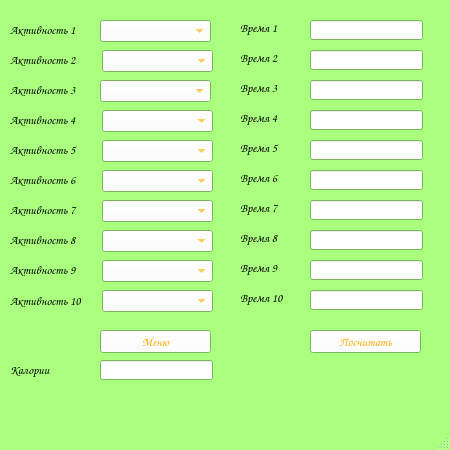
<?xml version="1.0" encoding="UTF-8"?>
<ui version="4.0">
 <class>BurnedcalorieWindow</class>
 <widget class="QMainWindow" name="BurnedcalorieWindow">
  <property name="geometry">
   <rect>
    <x>0</x>
    <y>0</y>
    <width>450</width>
    <height>450</height>
   </rect>
  </property>
  <property name="palette">
   <palette>
    <active>
     <colorrole role="WindowText">
      <brush brushstyle="SolidPattern">
       <color alpha="255">
        <red>0</red>
        <green>0</green>
        <blue>0</blue>
       </color>
      </brush>
     </colorrole>
     <colorrole role="Button">
      <brush brushstyle="SolidPattern">
       <color alpha="255">
        <red>255</red>
        <green>255</green>
        <blue>255</blue>
       </color>
      </brush>
     </colorrole>
     <colorrole role="Dark">
      <brush brushstyle="SolidPattern">
       <color alpha="255">
        <red>170</red>
        <green>255</green>
        <blue>127</blue>
       </color>
      </brush>
     </colorrole>
     <colorrole role="Text">
      <brush brushstyle="SolidPattern">
       <color alpha="255">
        <red>0</red>
        <green>0</green>
        <blue>0</blue>
       </color>
      </brush>
     </colorrole>
     <colorrole role="ButtonText">
      <brush brushstyle="SolidPattern">
       <color alpha="255">
        <red>255</red>
        <green>170</green>
        <blue>0</blue>
       </color>
      </brush>
     </colorrole>
     <colorrole role="Base">
      <brush brushstyle="SolidPattern">
       <color alpha="255">
        <red>255</red>
        <green>255</green>
        <blue>255</blue>
       </color>
      </brush>
     </colorrole>
     <colorrole role="Window">
      <brush brushstyle="SolidPattern">
       <color alpha="255">
        <red>170</red>
        <green>255</green>
        <blue>127</blue>
       </color>
      </brush>
     </colorrole>
    </active>
    <inactive>
     <colorrole role="WindowText">
      <brush brushstyle="SolidPattern">
       <color alpha="255">
        <red>0</red>
        <green>0</green>
        <blue>0</blue>
       </color>
      </brush>
     </colorrole>
     <colorrole role="Button">
      <brush brushstyle="SolidPattern">
       <color alpha="255">
        <red>255</red>
        <green>255</green>
        <blue>255</blue>
       </color>
      </brush>
     </colorrole>
     <colorrole role="Dark">
      <brush brushstyle="SolidPattern">
       <color alpha="255">
        <red>170</red>
        <green>255</green>
        <blue>127</blue>
       </color>
      </brush>
     </colorrole>
     <colorrole role="Text">
      <brush brushstyle="SolidPattern">
       <color alpha="255">
        <red>0</red>
        <green>0</green>
        <blue>0</blue>
       </color>
      </brush>
     </colorrole>
     <colorrole role="ButtonText">
      <brush brushstyle="SolidPattern">
       <color alpha="255">
        <red>255</red>
        <green>170</green>
        <blue>0</blue>
       </color>
      </brush>
     </colorrole>
     <colorrole role="Base">
      <brush brushstyle="SolidPattern">
       <color alpha="255">
        <red>255</red>
        <green>255</green>
        <blue>255</blue>
       </color>
      </brush>
     </colorrole>
     <colorrole role="Window">
      <brush brushstyle="SolidPattern">
       <color alpha="255">
        <red>170</red>
        <green>255</green>
        <blue>127</blue>
       </color>
      </brush>
     </colorrole>
    </inactive>
    <disabled>
     <colorrole role="WindowText">
      <brush brushstyle="SolidPattern">
       <color alpha="255">
        <red>170</red>
        <green>255</green>
        <blue>127</blue>
       </color>
      </brush>
     </colorrole>
     <colorrole role="Button">
      <brush brushstyle="SolidPattern">
       <color alpha="255">
        <red>255</red>
        <green>255</green>
        <blue>255</blue>
       </color>
      </brush>
     </colorrole>
     <colorrole role="Dark">
      <brush brushstyle="SolidPattern">
       <color alpha="255">
        <red>170</red>
        <green>255</green>
        <blue>127</blue>
       </color>
      </brush>
     </colorrole>
     <colorrole role="Text">
      <brush brushstyle="SolidPattern">
       <color alpha="255">
        <red>170</red>
        <green>255</green>
        <blue>127</blue>
       </color>
      </brush>
     </colorrole>
     <colorrole role="ButtonText">
      <brush brushstyle="SolidPattern">
       <color alpha="255">
        <red>170</red>
        <green>255</green>
        <blue>127</blue>
       </color>
      </brush>
     </colorrole>
     <colorrole role="Base">
      <brush brushstyle="SolidPattern">
       <color alpha="255">
        <red>170</red>
        <green>255</green>
        <blue>127</blue>
       </color>
      </brush>
     </colorrole>
     <colorrole role="Window">
      <brush brushstyle="SolidPattern">
       <color alpha="255">
        <red>170</red>
        <green>255</green>
        <blue>127</blue>
       </color>
      </brush>
     </colorrole>
    </disabled>
   </palette>
  </property>
  <property name="font">
   <font>
    <family>Comic Sans MS</family>
   </font>
  </property>
  <property name="cursor">
   <cursorShape>UpArrowCursor</cursorShape>
  </property>
  <property name="windowTitle">
   <string>СЧЕТЧИК КАЛОРИЙ</string>
  </property>
  <property name="windowIcon">
   <iconset>
    <normaloff>images/carrotico.ico</normaloff>images/carrotico.ico</iconset>
  </property>
  <widget class="QWidget" name="centralwidget">
   <widget class="QPushButton" name="returnmenu">
    <property name="geometry">
     <rect>
      <x>100</x>
      <y>330</y>
      <width>111</width>
      <height>23</height>
     </rect>
    </property>
    <property name="text">
     <string>Меню</string>
    </property>
   </widget>
   <widget class="QPushButton" name="burnedcounter">
    <property name="geometry">
     <rect>
      <x>310</x>
      <y>330</y>
      <width>111</width>
      <height>23</height>
     </rect>
    </property>
    <property name="text">
     <string>Посчитать</string>
    </property>
   </widget>
   <widget class="QLabel" name="activity1label">
    <property name="geometry">
     <rect>
      <x>10</x>
      <y>20</y>
      <width>91</width>
      <height>20</height>
     </rect>
    </property>
    <property name="text">
     <string>Активность 1</string>
    </property>
   </widget>
   <widget class="QLabel" name="activity2label">
    <property name="geometry">
     <rect>
      <x>10</x>
      <y>50</y>
      <width>91</width>
      <height>20</height>
     </rect>
    </property>
    <property name="text">
     <string>Активность 2</string>
    </property>
   </widget>
   <widget class="QLabel" name="activity3label">
    <property name="geometry">
     <rect>
      <x>10</x>
      <y>80</y>
      <width>91</width>
      <height>20</height>
     </rect>
    </property>
    <property name="text">
     <string>Активность 3</string>
    </property>
   </widget>
   <widget class="QLabel" name="activity4label">
    <property name="geometry">
     <rect>
      <x>10</x>
      <y>110</y>
      <width>91</width>
      <height>20</height>
     </rect>
    </property>
    <property name="text">
     <string>Активность 4</string>
    </property>
   </widget>
   <widget class="QLabel" name="activity5label">
    <property name="geometry">
     <rect>
      <x>10</x>
      <y>140</y>
      <width>91</width>
      <height>20</height>
     </rect>
    </property>
    <property name="text">
     <string>Активность 5</string>
    </property>
   </widget>
   <widget class="QLabel" name="activity6label">
    <property name="geometry">
     <rect>
      <x>10</x>
      <y>170</y>
      <width>91</width>
      <height>20</height>
     </rect>
    </property>
    <property name="text">
     <string>Активность 6</string>
    </property>
   </widget>
   <widget class="QLabel" name="activity7label">
    <property name="geometry">
     <rect>
      <x>10</x>
      <y>200</y>
      <width>91</width>
      <height>20</height>
     </rect>
    </property>
    <property name="text">
     <string>Активность 7</string>
    </property>
   </widget>
   <widget class="QLabel" name="activity8label">
    <property name="geometry">
     <rect>
      <x>10</x>
      <y>230</y>
      <width>91</width>
      <height>20</height>
     </rect>
    </property>
    <property name="text">
     <string>Активность 8</string>
    </property>
   </widget>
   <widget class="QLabel" name="activity9label">
    <property name="geometry">
     <rect>
      <x>10</x>
      <y>260</y>
      <width>91</width>
      <height>20</height>
     </rect>
    </property>
    <property name="text">
     <string>Активность 9</string>
    </property>
   </widget>
   <widget class="QLabel" name="activity10label">
    <property name="geometry">
     <rect>
      <x>10</x>
      <y>290</y>
      <width>91</width>
      <height>21</height>
     </rect>
    </property>
    <property name="text">
     <string>Активность 10</string>
    </property>
   </widget>
   <widget class="QLabel" name="time1label">
    <property name="geometry">
     <rect>
      <x>240</x>
      <y>20</y>
      <width>71</width>
      <height>16</height>
     </rect>
    </property>
    <property name="text">
     <string>Время 1</string>
    </property>
   </widget>
   <widget class="QLabel" name="time2label">
    <property name="geometry">
     <rect>
      <x>240</x>
      <y>50</y>
      <width>71</width>
      <height>16</height>
     </rect>
    </property>
    <property name="text">
     <string>Время 2</string>
    </property>
   </widget>
   <widget class="QLabel" name="time3label">
    <property name="geometry">
     <rect>
      <x>240</x>
      <y>80</y>
      <width>71</width>
      <height>16</height>
     </rect>
    </property>
    <property name="text">
     <string>Время 3</string>
    </property>
   </widget>
   <widget class="QLabel" name="time4label">
    <property name="geometry">
     <rect>
      <x>240</x>
      <y>110</y>
      <width>71</width>
      <height>16</height>
     </rect>
    </property>
    <property name="text">
     <string>Время 4</string>
    </property>
   </widget>
   <widget class="QLabel" name="time5label">
    <property name="geometry">
     <rect>
      <x>240</x>
      <y>140</y>
      <width>71</width>
      <height>16</height>
     </rect>
    </property>
    <property name="text">
     <string>Время 5</string>
    </property>
   </widget>
   <widget class="QLabel" name="time6label">
    <property name="geometry">
     <rect>
      <x>240</x>
      <y>170</y>
      <width>71</width>
      <height>16</height>
     </rect>
    </property>
    <property name="text">
     <string>Время 6 </string>
    </property>
   </widget>
   <widget class="QLabel" name="time7label">
    <property name="geometry">
     <rect>
      <x>240</x>
      <y>200</y>
      <width>71</width>
      <height>16</height>
     </rect>
    </property>
    <property name="text">
     <string>Время 7</string>
    </property>
   </widget>
   <widget class="QLabel" name="time8label">
    <property name="geometry">
     <rect>
      <x>240</x>
      <y>230</y>
      <width>71</width>
      <height>16</height>
     </rect>
    </property>
    <property name="text">
     <string>Время 8 </string>
    </property>
   </widget>
   <widget class="QLabel" name="time9label">
    <property name="geometry">
     <rect>
      <x>240</x>
      <y>260</y>
      <width>71</width>
      <height>16</height>
     </rect>
    </property>
    <property name="text">
     <string>Время 9</string>
    </property>
   </widget>
   <widget class="QLabel" name="time10label">
    <property name="geometry">
     <rect>
      <x>240</x>
      <y>290</y>
      <width>71</width>
      <height>16</height>
     </rect>
    </property>
    <property name="text">
     <string>Время 10</string>
    </property>
   </widget>
   <widget class="QLineEdit" name="time1lineEdit">
    <property name="geometry">
     <rect>
      <x>310</x>
      <y>20</y>
      <width>113</width>
      <height>20</height>
     </rect>
    </property>
   </widget>
   <widget class="QLineEdit" name="time2lineEdit">
    <property name="geometry">
     <rect>
      <x>310</x>
      <y>50</y>
      <width>113</width>
      <height>20</height>
     </rect>
    </property>
   </widget>
   <widget class="QLineEdit" name="time3lineEdit">
    <property name="geometry">
     <rect>
      <x>310</x>
      <y>80</y>
      <width>113</width>
      <height>20</height>
     </rect>
    </property>
   </widget>
   <widget class="QLineEdit" name="time4lineEdit">
    <property name="geometry">
     <rect>
      <x>310</x>
      <y>110</y>
      <width>113</width>
      <height>20</height>
     </rect>
    </property>
   </widget>
   <widget class="QLineEdit" name="time5lineEdit">
    <property name="geometry">
     <rect>
      <x>310</x>
      <y>140</y>
      <width>113</width>
      <height>20</height>
     </rect>
    </property>
   </widget>
   <widget class="QLineEdit" name="time6lineEdit">
    <property name="geometry">
     <rect>
      <x>310</x>
      <y>170</y>
      <width>113</width>
      <height>20</height>
     </rect>
    </property>
   </widget>
   <widget class="QLineEdit" name="time7lineEdit">
    <property name="geometry">
     <rect>
      <x>310</x>
      <y>200</y>
      <width>113</width>
      <height>20</height>
     </rect>
    </property>
   </widget>
   <widget class="QLineEdit" name="time8lineEdit">
    <property name="geometry">
     <rect>
      <x>310</x>
      <y>230</y>
      <width>113</width>
      <height>20</height>
     </rect>
    </property>
   </widget>
   <widget class="QLineEdit" name="time9lineEdit">
    <property name="geometry">
     <rect>
      <x>310</x>
      <y>260</y>
      <width>113</width>
      <height>20</height>
     </rect>
    </property>
   </widget>
   <widget class="QLineEdit" name="time10lineEdit">
    <property name="geometry">
     <rect>
      <x>310</x>
      <y>290</y>
      <width>113</width>
      <height>20</height>
     </rect>
    </property>
   </widget>
   <widget class="QLineEdit" name="burnedlineEdit">
    <property name="geometry">
     <rect>
      <x>100</x>
      <y>360</y>
      <width>113</width>
      <height>20</height>
     </rect>
    </property>
   </widget>
   <widget class="QLabel" name="burnedlabel">
    <property name="geometry">
     <rect>
      <x>10</x>
      <y>360</y>
      <width>91</width>
      <height>20</height>
     </rect>
    </property>
    <property name="text">
     <string>Калории</string>
    </property>
   </widget>
   <widget class="QComboBox" name="comboBox">
    <property name="geometry">
     <rect>
      <x>100</x>
      <y>20</y>
      <width>111</width>
      <height>22</height>
     </rect>
    </property>
   </widget>
   <widget class="QComboBox" name="comboBox_2">
    <property name="geometry">
     <rect>
      <x>102</x>
      <y>50</y>
      <width>111</width>
      <height>22</height>
     </rect>
    </property>
   </widget>
   <widget class="QComboBox" name="comboBox_3">
    <property name="geometry">
     <rect>
      <x>100</x>
      <y>80</y>
      <width>111</width>
      <height>22</height>
     </rect>
    </property>
   </widget>
   <widget class="QComboBox" name="comboBox_4">
    <property name="geometry">
     <rect>
      <x>102</x>
      <y>110</y>
      <width>111</width>
      <height>22</height>
     </rect>
    </property>
   </widget>
   <widget class="QComboBox" name="comboBox_5">
    <property name="geometry">
     <rect>
      <x>102</x>
      <y>140</y>
      <width>111</width>
      <height>22</height>
     </rect>
    </property>
   </widget>
   <widget class="QComboBox" name="comboBox_6">
    <property name="geometry">
     <rect>
      <x>102</x>
      <y>170</y>
      <width>111</width>
      <height>22</height>
     </rect>
    </property>
   </widget>
   <widget class="QComboBox" name="comboBox_7">
    <property name="geometry">
     <rect>
      <x>102</x>
      <y>200</y>
      <width>111</width>
      <height>22</height>
     </rect>
    </property>
   </widget>
   <widget class="QComboBox" name="comboBox_8">
    <property name="geometry">
     <rect>
      <x>102</x>
      <y>230</y>
      <width>111</width>
      <height>22</height>
     </rect>
    </property>
   </widget>
   <widget class="QComboBox" name="comboBox_9">
    <property name="geometry">
     <rect>
      <x>102</x>
      <y>260</y>
      <width>111</width>
      <height>22</height>
     </rect>
    </property>
   </widget>
   <widget class="QComboBox" name="comboBox_10">
    <property name="geometry">
     <rect>
      <x>102</x>
      <y>290</y>
      <width>111</width>
      <height>22</height>
     </rect>
    </property>
   </widget>
  </widget>
  <widget class="QMenuBar" name="menubar">
   <property name="geometry">
    <rect>
     <x>0</x>
     <y>0</y>
     <width>450</width>
     <height>26</height>
    </rect>
   </property>
  </widget>
  <widget class="QStatusBar" name="statusbar"/>
 </widget>
 <resources/>
 <connections/>
</ui>
